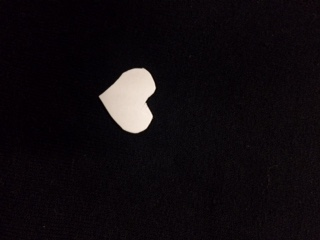
#> input picture heart.jpg, 320 x 240 px
$ python connected_regions.py   (Python 2 division)   (older library calls are emulated)
#> lines starting #> are read from the running program, lines starting #| are printed output that depends on the picture; after the words box and inside, x2 and y2 are one past the last pixel; in counts of white or black regions, pixels touching at a corner belong together
### binarization.py
import cv2
import numpy as np
from matplotlib import pyplot as plt

"""
Function takes in a grayscale image returns a binary image
Thresholding method performed is Otsu's
Param:
	img: Grayscale image passed in
Return:
	img_copy: image thats been thresholding and binarized
"""
def binary(img):
    # img = cv2.imread('can_pix.png',0)
    bin_number = 256
    # find normalized_histogram, and its probability density
    hist, bins = np.histogram(img.flatten(), 256, [0,256])
#> hist = 256 values, max 7559 at index 8, min 0 at index 43, mean 300; bins = 257 values from 0 to 256

    total_hist = np.sum(hist, dtype=np.float32)
#> total_hist = 76800
    pdf = (hist / total_hist).astype(np.float32)
#> pdf = 256 values, max 0.0984 at index 8, min 0 at index 43, mean 0.00391
    # print img.shape
    w_0 = w_1 = u_0 = u_1 = 0
    max_var = 0
    thresh = -1
    for t in range(1,256):
	   p1, p2 = pdf[t], pdf[256-t]
	   w_0 = np.sum(pdf[0:t-1])
	   if w_0 == 0.0:
		  w_0 = 1e-7
	   w_1 = np.sum(pdf[t:256-1])
	   if w_1 == 0.0:
		  w_1 = 1e-7
	   # print np.arange(t).shape
	   # print pdf[0:t].shape
	   u_0 = np.dot(np.arange(t), np.transpose(pdf[0:t]))/w_0
	   # print np.arange(t,256).shape
	   # print pdf[t:256].shape
	   u_1 = np.dot(np.arange(t,256), np.transpose(pdf[t:256]))/w_1
	   # print u_0, u_1
	   btwn_class_var = w_0 * w_1 * (u_0-u_1) * (u_0-u_1)
	   if btwn_class_var > max_var:
		  max_var = btwn_class_var
		  thresh = t
#> this loop made 255 passes
#> (p1, p2, u_0, u_1, btwn_class_var, max_var) on passes 2 to 12: (0.0643, 0, 8.49, 14.08, 0.0737, 0.0737), (0.09, 0, 6.52, 14.93, 1.48, 1.48), (0.0803, 0, 4.81, 16.24, 9.36, 9.36), (0.0778, 0, 4.18, 17.56, 23.55, 23.55), (0.0901, 0, 4.39, 19.03, 36.69, 36.69), (0.0979, 0, 4.98, 21.07, 49.87, 49.87), (0.0984, 0, 5.54, 23.96, 68.81, 68.81), (0.093, 0, 6.01, 28.11, 96.72, 96.72), (0.0778, 1.3e-05, 6.4, 34.33, 138.4, 138.4), (0.0609, 1.3e-05, 6.66, 43.45, 200.9, 200.9), (0.0437, 1.3e-05, 6.85, 56.91, 291.4, 291.4)
#> (p2, u_0, u_1, btwn_class_var, max_var) on passes 78, 79, 80, 83, 84: (2.6e-05, 7.23, 211, 1290.9, 1290.9), (1.3e-05, 7.24, 211.1, 1291.2, 1291.2), (1.3e-05, 7.24, 211.2, 1291.4, 1291.4), (2.6e-05, 7.24, 211.4, 1292.2, 1292.2), (2.6e-05, 7.24, 211.5, 1292.4, 1292.4)
    # print max_var, thresh
    img_copy = np.copy(img)
    # cv2.imshow('copy', img_copy)
    for i in range(img_copy.shape[0]):
	   for j in range(img_copy.shape[1]):
		  # print img_copy[i,j], t
		  if img_copy[i,j] < thresh:
			 img_copy[i,j] = 0
		  else:
			 img_copy[i,j] = 1
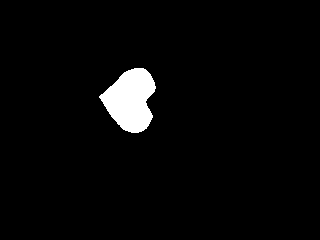
#> img_copy: shape (240, 320); values 0 (black) and 1 (white), 3.2% white; 1 white region, box (x1, y1, x2, y2) and area: (99, 68, 156, 133) 2425

    # [6 lines of commented-out code are left out]
    return img_copy

# [7 lines of commented-out code are left out]

### connected_regions.py
import cv2
import sys
import numpy as np
from binarization import binary
from matplotlib import pyplot as plt
from scipy import misc


# Redefine recursion limit and allocate larger stack size
iMaxStackSize = 50000
sys.setrecursionlimit(iMaxStackSize)

marker = 0
"""
Recursive function for labeling all connected components
Param:
	bin_img (array) : Binary image to be passed in and analyzed
	x (int): x coordinate of current pixel
	y (int): y coordinate of current pixel
"""
def label(bin_img, x, y):
	global mark
	# global marker
	# print marker
	mark[x,y] = marker
	Neighbors = bin_img[x-1:x+1, y-1:y+1]
	for i in range(x-1,x+2):
		for j in range(y-1,y+2):
			if bin_img[i,j] == 1 and mark[i,j] == 0:
				label(bin_img,i,j)
"""
Main function to read in a file and then call labels
"""
def connect_call(img):
	# Pass in the binary_img into a global variable for access
	binary_img = binary(img)

	# plt.imshow(binary_img, 'gray')
	# plt.show()

	global marker

	# instead of initializing empty, treat '0' value in
	# mark matrix as None
	global mark
	mark = np.zeros(binary_img.shape)

	rows = binary_img.shape[0]
	cols = binary_img.shape[1]
	for x in range(1,rows-1):
		for y in range(1,cols-1):
			if binary_img[x,y] == 1 and mark[x,y] == 0:
				marker = marker + 1
				label(binary_img,x,y)
	print marker
#| 1

	return mark

def main():
	# [13 lines of commented-out code are left out]
	heart = cv2.imread('heart.jpg', 0)
	connect_call(heart)
	plt.imshow(mark)
	plt.show()
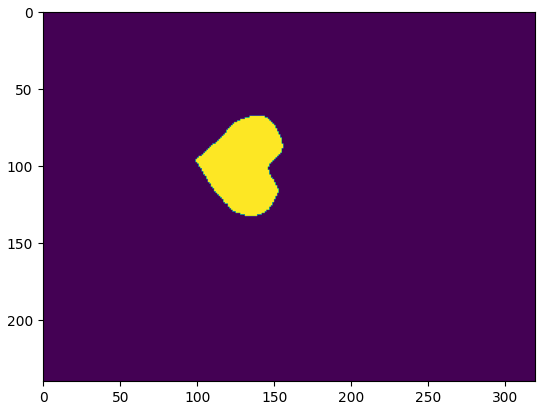
#> figure drawn by matplotlib, 1 panel

if __name__ == "__main__":
	main()
